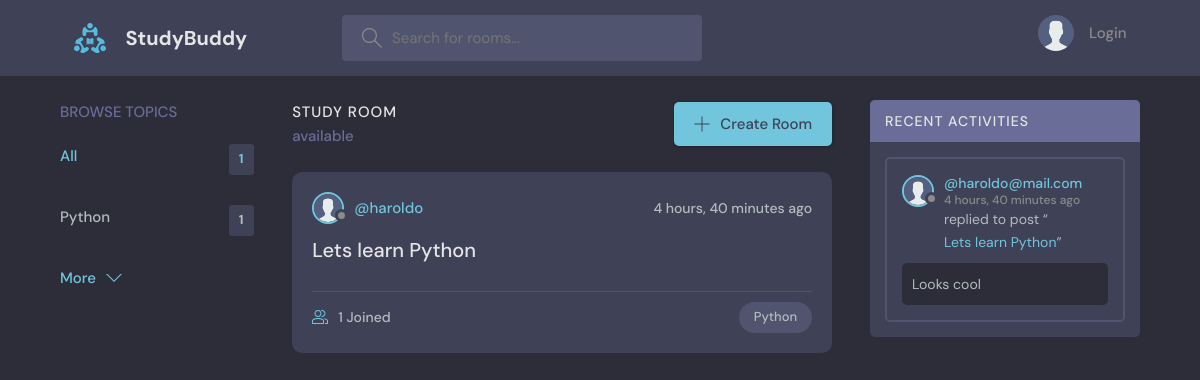
/, run on an earlier commit of the app's database.
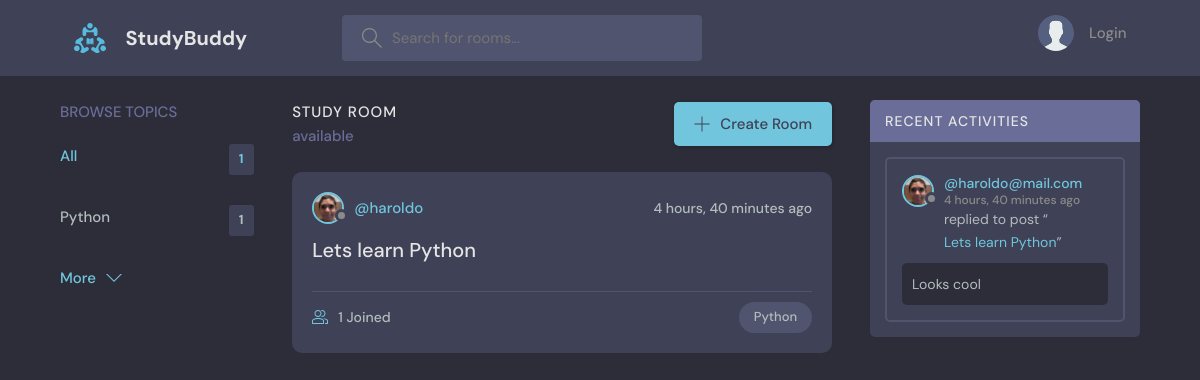
And on a later commit of the database.
### base/models.py (models this page shows, shortened)
class Room(models.Model):
    host = models.ForeignKey(User, on_delete=models.SET_NULL, null=True)
    topic = models.ForeignKey(Topic, on_delete=models.SET_NULL, null=True)
    name = models.CharField(max_length=200)
    description = models.TextField(null=True, blank=True)
    participants = models.ManyToManyField(
        User, related_name='participants', blank=True
    )
    updated = models.DateTimeField(auto_now=True)
    created = models.DateTimeField(auto_now_add=True)
    class Meta:
        ordering = ['-updated', '-created']
    def __str__(self):
        return self.name

class User(AbstractUser):
    name = models.CharField(max_length=50, null=True)
    username = models.CharField(
        max_length=50,
        unique=True,
        null=True,
        validators=[ASCIIUsernameValidator()],
    )
    email = models.EmailField(unique=True, null=True)
    bio = models.TextField(null=True, blank=True)
    avatar = models.ImageField(null=True, blank=True, default='avatar.svg')
    USERNAME_FIELD = 'email'
    REQUIRED_FIELDS = []

class Message(models.Model):
    user = models.ForeignKey(User, on_delete=models.CASCADE)
    room = models.ForeignKey(Room, on_delete=models.CASCADE)
    body = models.TextField()
    updated = models.DateTimeField(auto_now=True)
    created = models.DateTimeField(auto_now_add=True)
    class Meta:
        ordering = ['-updated', '-created']

class Topic(models.Model):
    name = models.CharField(max_length=200)

### base/views.py (the view)
# urls.py: path('', views.home, name='home'),
def home(request):
    query = request.GET.get('q', '')
    rooms = Room.objects.filter(
        Q(topic__name__icontains=query)
        | Q(name__icontains=query)
        | Q(description__icontains=query)
    )
    topics = Topic.objects.all()
    if len(topics) > 5:
        topics = topics[:5]
    room_count = rooms.count()
    room_messages = Message.objects.filter(
        Q(room__topic__name__icontains=query)
    )
    context = {
        'rooms': rooms,
        'topics': topics,
        'room_count': room_count,
        'room_messages': room_messages,
    }
    return render(request, 'base/home.html', context)

### base/templates/base/home.html (shortened to what this page needs)
{% extends "main.html" %}
{% block content %}
<main class="layout layout--3">
  <div class="container">
    {% include "base/topics_component.html" %}
    <div class="roomList">
      <div class="roomList__header">
        <div>
          <h2>Study Room</h2>
          <p>{{rooms_count}}
            available</p>
        </div>
        <a class="btn btn--main" href="{% url 'create-room' %}">
          <svg version="1.1" xmlns="http://www.w3.org/2000/svg" width="32"
            height="32" viewbox="0 0 32 32">
            <title>add</title>
            <path
              d="M16.943 0.943h-1.885v14.115h-14.115v1.885h14.115v14.115h1.885v-14.115h14.115v-1.885h-14.115v-14.115z">
            </path>
          </svg>
          Create Room
        </a>
      </div>
      {% include "base/feed_component.html" %}
    </div>
    {% include "base/activity_component.html" %}
  </div>
</main>
{% endblock content %}

### base/templates/base/feed_component.html (shortened to what this page needs)
{% for room in rooms %}
<div class="roomListRoom">
  <div class="roomListRoom__header">
    <a href="{% url 'user-profile' room.host.id %}"
      class="roomListRoom__author">
      <div class="avatar avatar--small">
        <img src="{{room.host.avatar.url}}" />
      </div>
      <span>@{{room.host.username}}</span>
    </a>
    <div class="roomListRoom__actions">
      <span>{{room.created|timesince}}
        ago</span>
    </div>
  </div>
  <div class="roomListRoom__content">
    <a href="{% url 'room' room.id %}">{{room.name}}</a>
  </div>
  <div class="roomListRoom__meta">
    <a href="{% url 'room' room.id %}" class="roomListRoom__joined">
      {{room.participants.all.count}}
      Joined
    </a>
    <p class="roomListRoom__topic">{{room.topic.name}}</p>
  </div>
</div>
{% endfor %}

### base/templates/base/activity_component.html (shortened to what this page needs)
<div class="activities">
  <div class="activities__header">
    <h2>Recent Activities</h2>
  </div>
  {% for message in room_messages %}
  <div class="activities__box">
    <div class="activities__boxHeader roomListRoom__header">
      <a href="{% url 'user-profile' message.user.id %}"
        class="roomListRoom__author">
        <div class="avatar avatar--small">
          <img src="{{message.user.avatar.url}}" />
        </div>
        <p>
          @{{message.user}}
          <span>
            {{message.created|timesince}}
            ago
          </span>
        </p>
      </a>
    </div>
    <div class="activities__boxContent">
      <p>
        replied to post “<a
          href="{% url 'room' message.room.id %}">{{message.room}}</a>”
      </p>
      <div class="activities__boxRoomContent">
        {{message.body}}
      </div>
    </div>
  </div>
  {% endfor %}
</div>

What changed in the data, as far as the page shows it:
changed through a linked row, Room "Lets learn Python": host.avatar: picture added in place of a placeholder
changed through a linked row, Message "Looks cool": user.avatar: picture added in place of a placeholder
